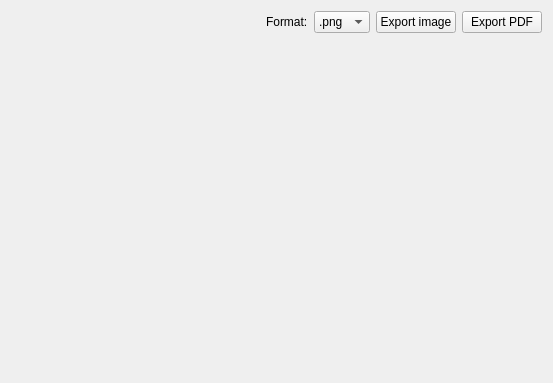
<?xml version="1.0" encoding="UTF-8"?>
<ui version="4.0">
 <class>plotter</class>
 <widget class="QWidget" name="plotter">
  <property name="geometry">
   <rect>
    <x>0</x>
    <y>0</y>
    <width>553</width>
    <height>383</height>
   </rect>
  </property>
  <property name="windowTitle">
   <string>Form</string>
  </property>
  <layout class="QGridLayout" name="gridLayout_2">
   <item row="0" column="0">
    <spacer name="horizontalSpacer">
     <property name="orientation">
      <enum>Qt::Horizontal</enum>
     </property>
     <property name="sizeHint" stdset="0">
      <size>
       <width>40</width>
       <height>20</height>
      </size>
     </property>
    </spacer>
   </item>
   <item row="1" column="0" colspan="5">
    <layout class="QGridLayout" name="gridLayout">
     <item row="0" column="0">
      <spacer name="verticalSpacer">
       <property name="orientation">
        <enum>Qt::Vertical</enum>
       </property>
       <property name="sizeType">
        <enum>QSizePolicy::Expanding</enum>
       </property>
       <property name="sizeHint" stdset="0">
        <size>
         <width>20</width>
         <height>300</height>
        </size>
       </property>
      </spacer>
     </item>
     <item row="0" column="1">
      <widget class="QCustomPlot" name="qcustomplot" native="true">
       <property name="enabled">
        <bool>true</bool>
       </property>
       <property name="sizePolicy">
        <sizepolicy hsizetype="Expanding" vsizetype="Expanding">
         <horstretch>0</horstretch>
         <verstretch>0</verstretch>
        </sizepolicy>
       </property>
      </widget>
     </item>
    </layout>
   </item>
   <item row="0" column="4">
    <widget class="QPushButton" name="pushButton_2">
     <property name="text">
      <string>Export PDF</string>
     </property>
    </widget>
   </item>
   <item row="0" column="3">
    <widget class="QPushButton" name="pushButton">
     <property name="text">
      <string>Export image</string>
     </property>
    </widget>
   </item>
   <item row="0" column="1">
    <widget class="QLabel" name="label">
     <property name="text">
      <string>Format:</string>
     </property>
    </widget>
   </item>
   <item row="0" column="2">
    <widget class="QComboBox" name="comboBox">
     <property name="sizePolicy">
      <sizepolicy hsizetype="Maximum" vsizetype="Maximum">
       <horstretch>0</horstretch>
       <verstretch>0</verstretch>
      </sizepolicy>
     </property>
     <property name="maximumSize">
      <size>
       <width>500</width>
       <height>500</height>
      </size>
     </property>
     <item>
      <property name="text">
       <string>.png</string>
      </property>
     </item>
     <item>
      <property name="text">
       <string>.jpg</string>
      </property>
     </item>
     <item>
      <property name="text">
       <string>.bmp</string>
      </property>
     </item>
    </widget>
   </item>
  </layout>
 </widget>
 <customwidgets>
  <customwidget>
   <class>QCustomPlot</class>
   <extends>QWidget</extends>
   <header>qcustomplot.h</header>
   <container>1</container>
  </customwidget>
 </customwidgets>
 <resources/>
 <connections/>
</ui>
